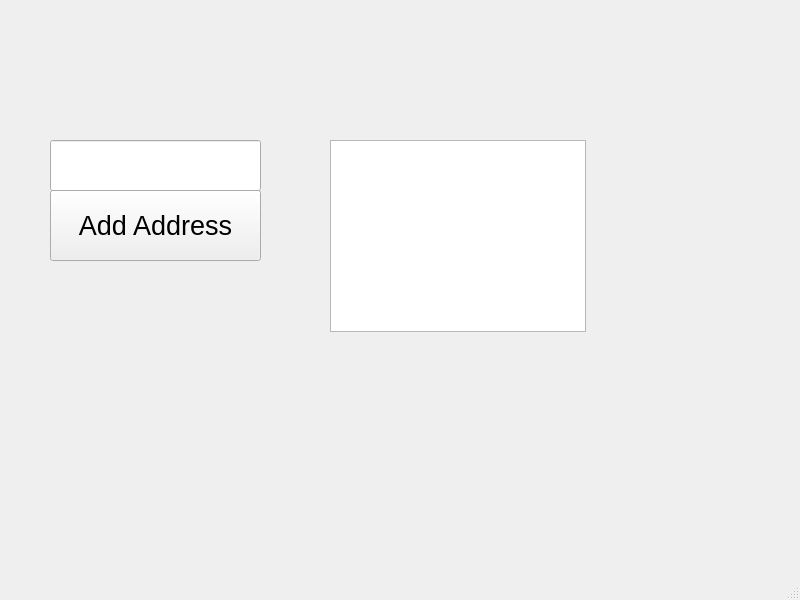
<?xml version="1.0" encoding="UTF-8"?>
<ui version="4.0">
 <class>MainWindow</class>
 <widget class="QMainWindow" name="MainWindow">
  <property name="geometry">
   <rect>
    <x>0</x>
    <y>0</y>
    <width>800</width>
    <height>600</height>
   </rect>
  </property>
  <property name="windowTitle">
   <string>MainWindow</string>
  </property>
  <widget class="QWidget" name="centralwidget">
   <widget class="QListWidget" name="listWidget">
    <property name="geometry">
     <rect>
      <x>330</x>
      <y>140</y>
      <width>256</width>
      <height>192</height>
     </rect>
    </property>
   </widget>
   <widget class="QPushButton" name="addButton">
    <property name="geometry">
     <rect>
      <x>50</x>
      <y>190</y>
      <width>211</width>
      <height>71</height>
     </rect>
    </property>
    <property name="font">
     <font>
      <pointsize>20</pointsize>
     </font>
    </property>
    <property name="text">
     <string>Add Address</string>
    </property>
   </widget>
   <widget class="QLineEdit" name="lineEdit">
    <property name="geometry">
     <rect>
      <x>50</x>
      <y>140</y>
      <width>211</width>
      <height>51</height>
     </rect>
    </property>
    <property name="font">
     <font>
      <pointsize>20</pointsize>
     </font>
    </property>
   </widget>
  </widget>
  <widget class="QMenuBar" name="menubar">
   <property name="geometry">
    <rect>
     <x>0</x>
     <y>0</y>
     <width>800</width>
     <height>18</height>
    </rect>
   </property>
  </widget>
  <widget class="QStatusBar" name="statusbar"/>
 </widget>
 <resources/>
 <connections/>
</ui>
